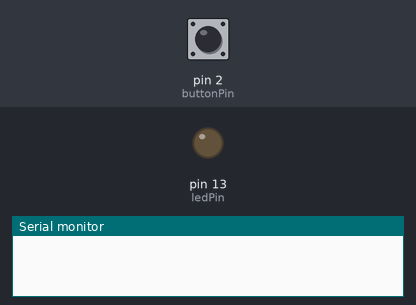
Bench run of a sketch on a simulated Arduino Uno, built with avr-gcc and run on an emulated ATmega328P. Parts: output pins drawn as LEDs (lit = HIGH), the last lines printed to the serial monitor. The test bench sets the inputs (shaded band); at power-on: pin 2 (buttonPin) HIGH. EEPROM starts erased.

Above: at 1.2 s.
1.3 s: pin 2 (buttonPin) pulled LOW for 0.15 s
At 1.37 s:
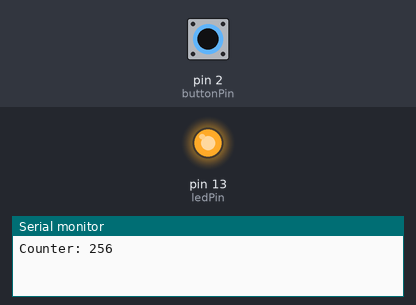
2.9 s: pin 2 (buttonPin) pulled LOW for 3.2 s
At 7.3 s:
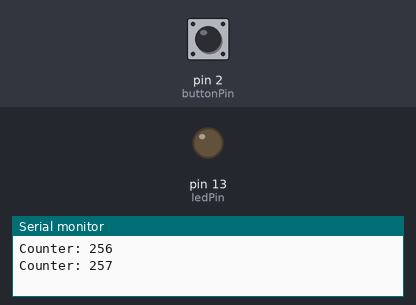
Timing chart, 0 to 8.8 s (numbered marks = the images above; inputs shaded):
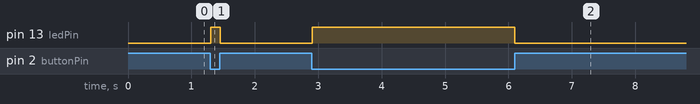

The sketch:

EEPROM.ino
```cpp
#include <EEPROM.h>
// pin definitions
int ledPin = 13;
int buttonPin = 2;

// global variables
int lastButtonState = 1;
long unsigned int lastPress;
int debounceTime = 20;
int counter;

void setup() {
  // setup pin modes
  pinMode(ledPin, OUTPUT);
  pinMode(buttonPin, INPUT_PULLUP);

  //initialise Serial port
  Serial.begin(9600);

  //assign counter the value of address 0
  counter = EEPROM.read(0);
  //write a 0 to address 0. This allows for consecutive resets to reset the counter
  EEPROM.write(0,0);
}

void loop() {
  int buttonState = digitalRead(buttonPin);   //read the state of buttonPin and store it as buttonState (0 or 1)

  if((millis() - lastPress) > debounceTime)   //if the time between the last buttonChange is greater than the debounceTime
  {
    lastPress = millis();   //update lastPress
    if(buttonState == 0 && lastButtonState == 1)    //if button is pressed and was released last change
    {
      counter++;
      EEPROM.write(0, counter); //write counter to address 0
      digitalWrite(ledPin, HIGH); //momentary LED
      lastButtonState = 0;    //record the lastButtonState

      //print the results
      Serial.print("Counter: ");
      Serial.println(counter);
    }
    if(buttonState == 1 && lastButtonState == 0)    //if button is not pressed, and was pressed last change
    {
      lastButtonState = 1;    //record the lastButtonState
      digitalWrite(ledPin, LOW);  //momentary LED
    }
  }
}
```

Measured:
- after the input at 1.3 s, pin 13 (ledPin): LOW → HIGH at once, → LOW 0.15 s later
- after the input at 2.9 s, pin 13 (ledPin): LOW → HIGH at once, → LOW 3.2 s later
